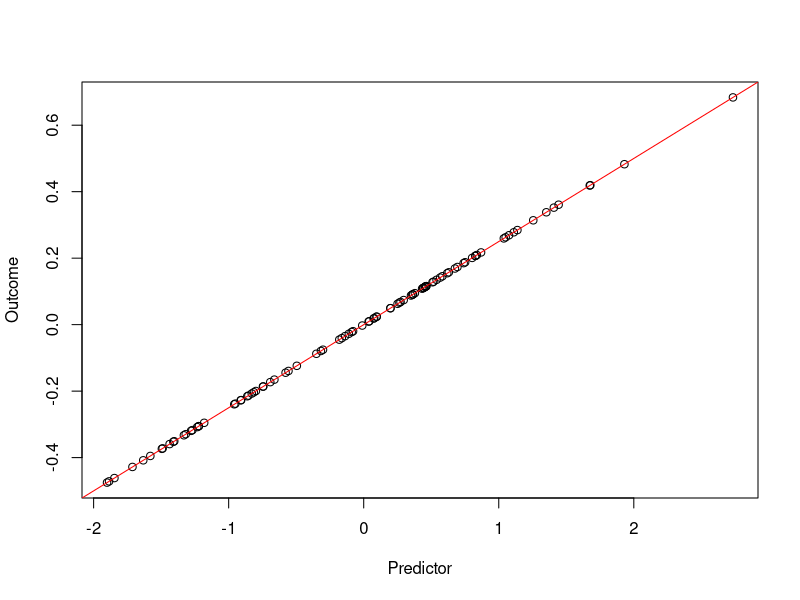
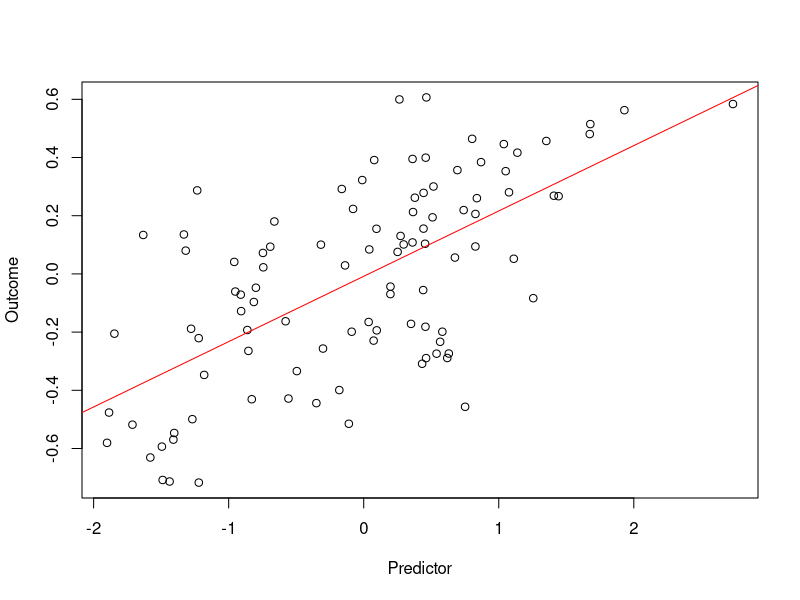

The R source for these figures, in order: (Note: this script raises an error after producing the figures.)
# this script generates motivational example for presentation

##### Linear regression #####

x1 <- rnorm(100)
y1 <- 0.25*x1
y2 <- 0.25*x1+rnorm(100, mean= 0, sd = 0.25)

plot(x1, y1, xlab = "Predictor", ylab = "Outcome")
abline(lm(y1~x1), col = "red")
plot(x1, y2, xlab = "Predictor", ylab = "Outcome")
abline(lm(y2~x1), col = "red")

##### logistic regression #####

x1 <- c(rnorm(50, mean = 0.25), rnorm(50, mean = 0.75))
x2 <- c(rnorm(50, mean = 0.1, sd = 0.1), rnorm(50, mean = 0.9, sd= 0.1))
y1 <- rep(c("Survive", "Death"), each = 50) 
lg_fit <- glm(y1~x1, family = binomial)

boxplot(x1~y1, ylab = "Predictor", xlab = "")
boxplot(x2~y1, ylab = "Predictor", xlab = "")

##### Survival analysis #####

library(survival)
library(tidyverse)

df <- data.frame(id = 1:7,
                 start = rep(0, 7))

df <- df %>% 
  mutate(end = runif(7, start,1), 
         status = sample(c("Censor", "Event"), size = 7, prob = c(0.5, 0.5), replace = T))
df$id <- factor(df$id)
ggplot(df)+
  geom_linerange(aes(xmin=start, xmax=end, y=id, colour = status), size = 1.2, show.legend = F)+
  geom_point(aes(x=end, y=id, shape = status, colour = status), size = 5)+
  labs(x = "Time", y = "Observations", title = "Time-to-Event data example")

#### TV-AUC distribution ####
head(auc_df)

auc_df %>% select(time, true, contains("_eta1")) %>% 
  pivot_longer(2:5) %>%
  mutate(name = factor(name, levels = c("true", "HZ_eta1", "empirical_eta1", "sm_empirical_eta1"),
                       labels = c("True", "HZ", "NP", "SNP"))) %>%
  ggplot(aes(x = value))+
  geom_histogram()+
  facet_wrap(~name)+
  labs(x = "AUC", y = "")


##### some more figures for presentation #####

# TV-AUC
p1
p2
p3

# concordance
ggpubr::ggarrange(pc1, pc2, common.legend = T)
